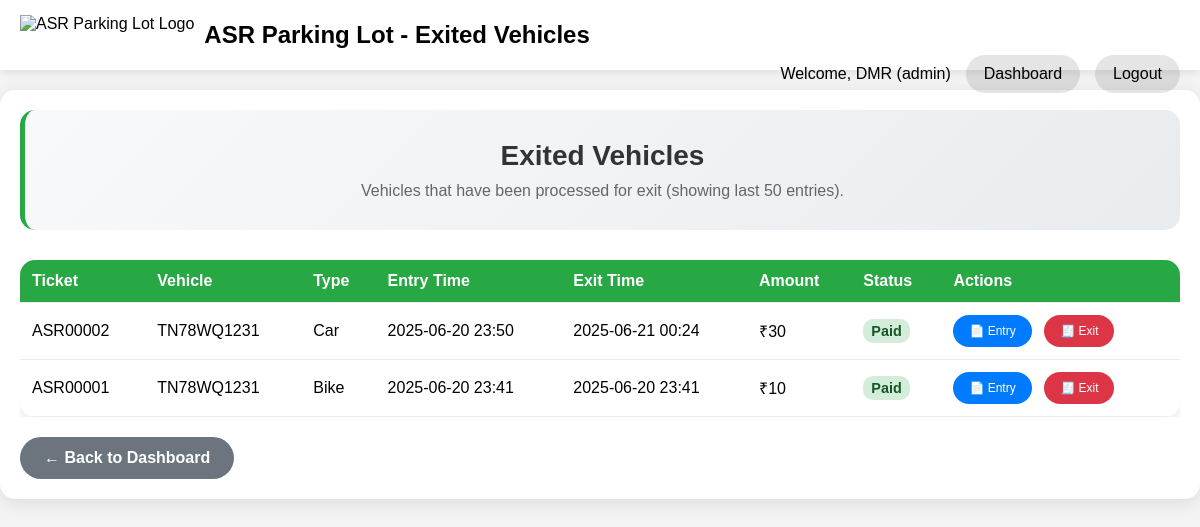
The page /staff/exited-vehicles (signed in) on the database its author committed.
### app/models.py (models this page shows, shortened)
class User(UserMixin, db.Model):
    id = db.Column(db.Integer, primary_key=True)
    username = db.Column(db.String(80), index=True, unique=True, nullable=False)
    email = db.Column(db.String(120), index=True, unique=True, nullable=False)
    password_hash = db.Column(db.String(256))
    role = db.Column(db.String(10), index=True, nullable=False, default='staff') # 'admin' or 'staff'

class Entry(db.Model):
    id = db.Column(db.Integer, primary_key=True)
    ticket_number = db.Column(db.String(20), unique=True, nullable=False)
    vehicle_type = db.Column(db.String(50), nullable=False)
    vehicle_number = db.Column(db.String(20), nullable=False)
    phone = db.Column(db.String(15), nullable=False)
    device = db.Column(db.String(50), nullable=False)
    entry_time = db.Column(db.DateTime, default=datetime.utcnow, nullable=False)
    exit_time = db.Column(db.DateTime, nullable=True)
    paid = db.Column(db.Boolean, default=False, nullable=False)
    amount = db.Column(db.Float, nullable=True)

### app/routes.py (the view)
@main.route('/staff/exited-vehicles')
@login_required
def exited_vehicles():
    if current_user.role not in ['admin', 'staff']:
        flash('Access denied. Staff or Admin privileges required.', 'error')
        return redirect(url_for('main.index'))
    exited_vehicles = Entry.query.filter(
        Entry.exit_time.is_not(None)
    ).order_by(Entry.exit_time.desc()).limit(50).all()
    return render_template('exited_vehicles.html',
                         title='Exited Vehicles',
                         exited_vehicles=exited_vehicles)

### app/__init__.py (called while the page is built)
def create_app():
    app = Flask(__name__)
    app.config['SECRET_KEY'] = os.environ.get('SECRET_KEY') or 'dev-secret-key-change-in-production'
    app.config['SQLALCHEMY_DATABASE_URI'] = 'sqlite:///site.db'
    app.config['SQLALCHEMY_TRACK_MODIFICATIONS'] = False
    db.init_app(app)
    login_manager.init_app(app)
    migrate.init_app(app, db)
    login_manager.login_view = 'main.login'
    login_manager.login_message_category = 'info'
    from app.routes import main as main_blueprint
    app.register_blueprint(main_blueprint)
    from .models import User
    @login_manager.user_loader
    def load_user(user_id):
        return User.query.get(int(user_id))
    return app

### app/templates/exited_vehicles.html (shortened to what this page needs)
<!DOCTYPE html>
<html lang="en">
<head>
</head>
<body>
    <div class="navbar">
        <div class="navbar-logo">
            <img src="{{ url_for('main.public_file', filename='logo.png') }}" alt="ASR Parking Lot Logo">
            <h1>ASR Parking Lot - Exited Vehicles</h1>
        </div>
        <div class="navbar-right">
            <span>Welcome, {{ current_user.username }} ({{ current_user.role }})</span>
            <a href="{{ url_for('main.staff_dashboard') }}">Dashboard</a>
            <a href="{{ url_for('main.logout') }}">Logout</a>
        </div>
    </div>
    <div class="container">
        <div class="header-section">
            <h2>Exited Vehicles</h2>
            <p>Vehicles that have been processed for exit (showing last 50 entries).</p>
        </div>
        {% if exited_vehicles %}
        <div class="vehicles-table">
            <table>
                <thead>
                    <tr>
                        <th>Ticket</th>
                        <th>Vehicle</th>
                        <th>Type</th>
                        <th>Entry Time</th>
                        <th>Exit Time</th>
                        <th>Amount</th>
                        <th>Status</th>
                        <th>Actions</th>
                    </tr>
                </thead>
                <tbody>
                    {% for vehicle in exited_vehicles %}
                    <tr>
                        <td>{{ vehicle.ticket_number }}</td>
                        <td>{{ vehicle.vehicle_number }}</td>
                        <td>{{ vehicle.vehicle_type }}</td>
                        <td>{{ vehicle.entry_time.strftime('%Y-%m-%d %H:%M') }}</td>
                        <td>{{ vehicle.exit_time.strftime('%Y-%m-%d %H:%M') }}</td>
                        <td>₹{{ "%.0f"|format(vehicle.amount or 0) }}</td>
                        <td>
                            {% if vehicle.paid %}
                                <span class="status-paid">Paid</span>
                            {% else %}
                                <span class="status-pending">Pending</span>
                            {% endif %}
                        </td>
                        <td>
                            <a href="{{ url_for('main.print_receipt', entry_id=vehicle.id) }}"
                               target="_blank"
                               class="action-btn">
                                📄 Entry
                            </a>
                            <a href="{{ url_for('main.exit_receipt', entry_id=vehicle.id) }}"
                               target="_blank"
                               class="action-btn exit">
                                🧾 Exit
                            </a>
                        </td>
                    </tr>
                    {% endfor %}
                </tbody>
            </table>
        </div>
        {% else %}
        <div class="no-vehicles">
            <h3>No Exited Vehicles</h3>
            <p>No vehicles have been processed for exit yet.</p>
        </div>
        {% endif %}
        <a href="{{ url_for('main.staff_dashboard') }}" class="back-btn">← Back to Dashboard</a>
    </div>
</body>
</html>

### app/templates/exited_vehicles.html (style rules this page uses)
* { box-sizing: border-box; }
body { font-family: Arial, sans-serif; margin: 0; padding: 0; background-color: #f4f4f4; min-height: 100vh; }
.navbar { background-color: white; padding: 15px 20px; color: black; position: sticky; top: 0; z-index: 1000; box-shadow: 0 2px 10px rgba(0,0,0,0.1); }
.navbar h1 { margin: 0; display: inline-block; font-size: clamp(18px, 4vw, 24px); color: black; }
.navbar-logo { display: flex; align-items: center; gap: 10px; flex-wrap: wrap; }
.navbar-logo img { height: clamp(30px, 6vw, 40px); width: auto; }
.navbar-right { float: right; display: flex; align-items: center; gap: 15px; flex-wrap: wrap; color: black; }
.navbar a { color: black; text-decoration: none; padding: 8px 16px; border-radius: 25px; background-color: rgba(0, 0, 0, 0.1); transition: all 0.3s ease; font-weight: 500; border: 2px solid transparent; }
.container { max-width: 1200px; margin: 20px auto; padding: 20px; background: white; border-radius: 15px; box-shadow: 0 4px 20px rgba(0,0,0,0.1); }
.header-section { text-align: center; margin-bottom: 30px; padding: 30px; background: linear-gradient(135deg, #f8f9fa 0%, #e9ecef 100%); border-radius: 15px; border-left: 5px solid #28a745; }
.header-section h2 { color: #333; margin: 0 0 10px 0; font-size: clamp(20px, 5vw, 28px); }
.header-section p { color: #666; margin: 0; font-size: clamp(14px, 3vw, 16px); }
.vehicles-table { overflow-x: auto; }
.vehicles-table table { width: 100%; border-collapse: collapse; background: white; border-radius: 15px; overflow: hidden; box-shadow: 0 4px 15px rgba(0,0,0,0.1); }
.vehicles-table th, .vehicles-table td { padding: 12px; text-align: left; border-bottom: 1px solid #e9ecef; }
.vehicles-table th { background-color: #28a745; color: white; font-weight: bold; }
.status-paid { background-color: #d4edda; color: #155724; padding: 4px 8px; border-radius: 10px; font-size: 0.9em; font-weight: bold; }
.action-btn { padding: 8px 16px; background-color: #007bff; color: white; text-decoration: none; border-radius: 20px; font-size: 12px; margin-right: 8px; transition: all 0.3s ease; display: inline-flex; align-items: center; justify-content: center; min-height: 32px; font-weight: 500; }
.action-btn.exit { background-color: #dc3545; }
.back-btn { display: inline-block; padding: 12px 24px; background-color: #6c757d; color: white; text-decoration: none; border-radius: 25px; margin-top: 20px; font-weight: bold; transition: all 0.3s ease; }

### rows shown on the page
User: username "DMR", role "admin"
Entry: ticket_number "ASR00002", vehicle_number "TN78WQ1231", vehicle_type "Car", entry_time "2025-06-20 23:50", exit_time "2025-06-21 00:24", amount "30", paid "Paid"
Entry: ticket_number "ASR00001", vehicle_number "TN78WQ1231", vehicle_type "Bike", entry_time "2025-06-20 23:41", exit_time "2025-06-20 23:41", amount "10", paid "Paid"
